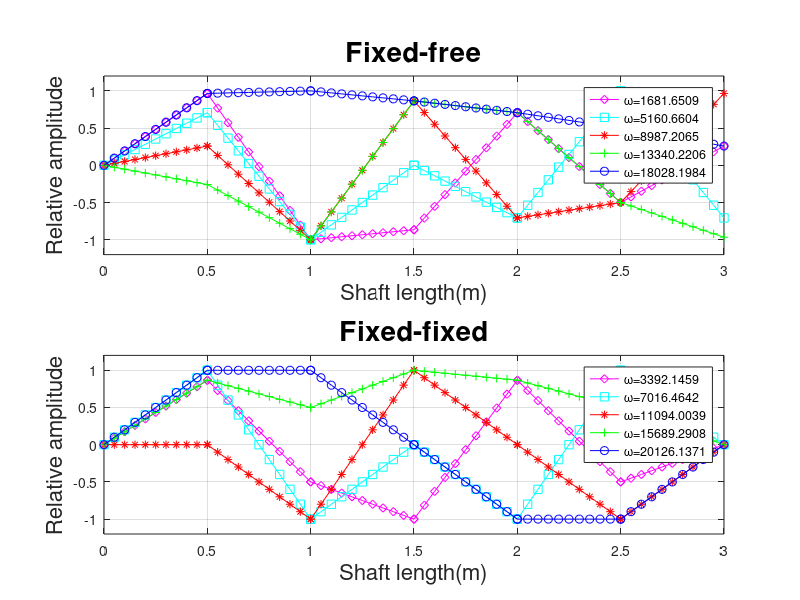
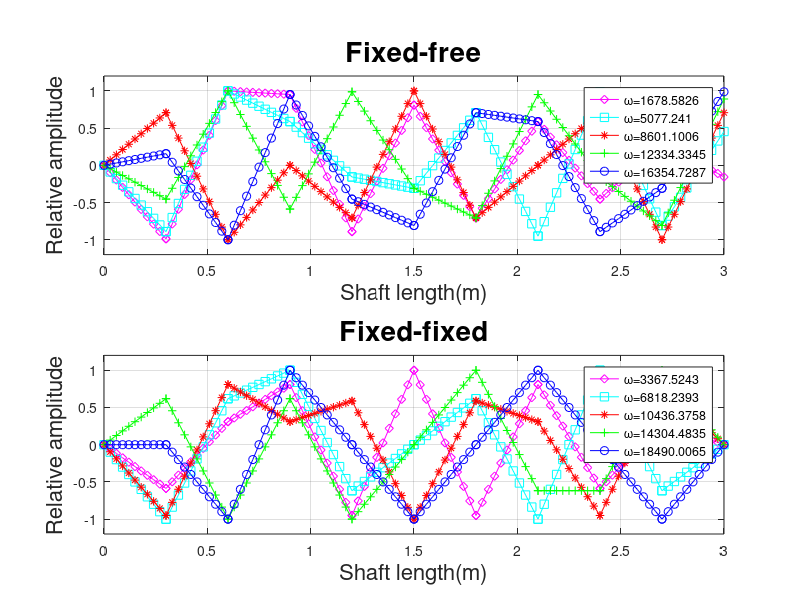
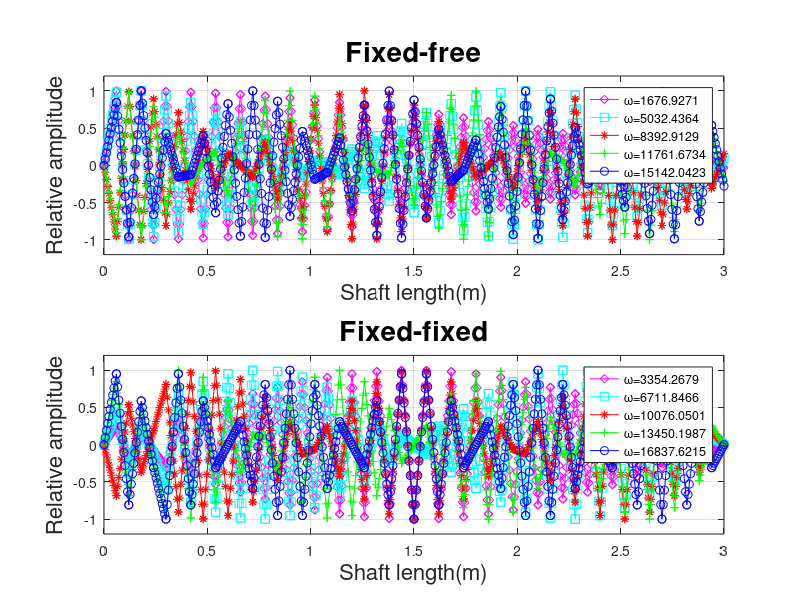
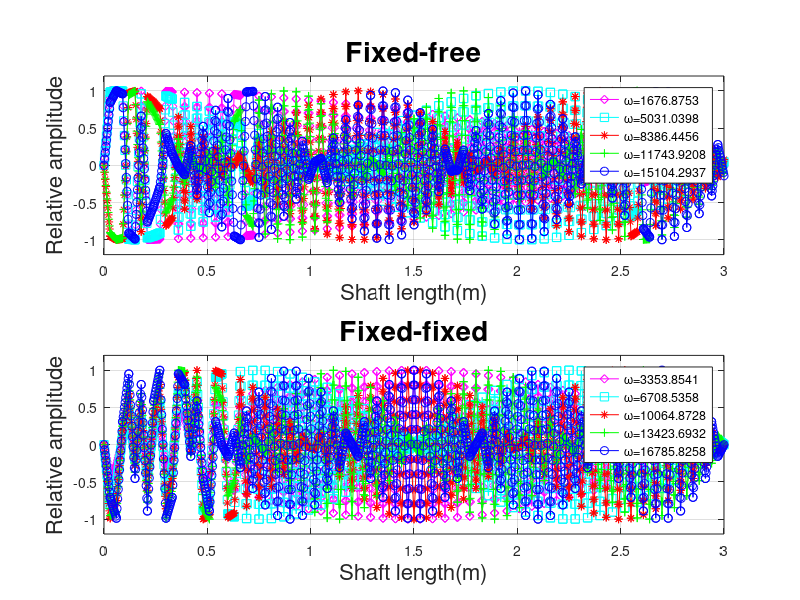

The MATLAB source for these figures, in order:
clear; clc;

%% Given Data

rho=7800; % Density % kg/m^3
G = 0.8e11; % Modulus of Rigidity % N/m^2

d = 0.03; % Diameter of Shaft % m
J = pi * d^4 / 32; % Polar Moment of Inertia of Shaft

L = 3; % Length of Shaft % m

%% Elements

nele = [6, 10, 50, 100]; % No. of Elements

%% Boundary Conditions

bc = [3, 2];
% 1: free-free ; 2:fixed-fixed ; 3:fixed-free ; 4:free-fixed

%% Mass and Stiffness Matrix Calculation

for q = 1:length(nele)
    l = L / nele(q);

%% Nodes and their Coordinates

connect = zeros(nele(q), 3); % % 1st column is element number and last two columns are nodes of that element
for i = 1:nele(q)
    connect(i,:) = [i, i, i+1];
end

coord = zeros(nele(q)+1,2); % 1st column is node number and 2nd column is coordinate of that node
for i = 1:nele(q)+1
    coord(i,:) = [i, (i-1)*l];
end

fig = figure('Name', 'Mode Shapes');
for p = 1:length(bc)
% Initializing Global Mass and Stiffness Matrices
M = zeros(nele(q)+1, nele(q)+1);
K = zeros(nele(q)+1, nele(q)+1);

% Elemental Mass and Stiffness Matrices
for i = 1:nele(q)
    nd1 = connect(i,2);
    nd2 = connect(i,3);
    x1 = coord(nd1,2);
    x2 = coord(nd2,2);
    l = x2 - x1;
    k_ele(:,:,i) = (G * J / l) * [1, -1; -1, 1];
    m_ele(:,:,i) = (rho * J * l / 6) * [2, 1; 1, 2]; % No Ip terms as there is no any disc on the shaft.
    
    % Assembly
    vec = [nd1, nd2]; % Global DOF vector for assembly
    for ii = 1:2
        for jj = 1:2
            K(vec(ii),vec(jj)) = K(vec(ii),vec(jj)) + k_ele(ii,jj,i);
            M(vec(ii),vec(jj)) = M(vec(ii),vec(jj)) + m_ele(ii,jj,i);
        end
    end
end

%% Imposing Boundary Conditions

if(bc(p) == 1) % free-free
    K_red = K;
    M_red = M;
elseif(bc(p) == 2) % fixed-fixed
    K_red = K(2:nele(q),2:nele(q));
    M_red = M(2:nele(q),2:nele(q));
elseif(bc(p) == 3) % fixed-free
    K_red = K(2:nele(q)+1,2:nele(q)+1);
    M_red = M(2:nele(q)+1,2:nele(q)+1);
elseif(bc(p) == 4) % free-fixed
    K_red = K(1:nele(q),1:nele(q));
    M_red = M(1:nele(q),1:nele(q));
end

%% Natural Frequencies and Mode Shapes

% Eigen values and vectors
D = M_red \ K_red;
[eig_vec, eig_val] = eig(D);

% Natiral Frequency and Mode Shape
w_nf = [];
mode = [];
for i = 1:size(K_red,1)
    w_nf(i) = sqrt(eig_val(i,i)); % Natural Frequency
    mode(:,i) = eig_vec(:,i) / max(abs(eig_vec(:,i))); % Normalized Mode Shape
end

[w_nf,I] = sort(w_nf);
if(bc(p) == 1) % free-free
    disp('The below natural frequencies and modes are for free-free condition of the shaft.');
elseif(bc(p) == 2) % fixed-fixed
    disp('The below natural frequencies and modes are for fixed-fixed condition of the shaft.');
elseif(bc(p) == 3) % fixed-free
    disp('The below natural frequencies and modes are for fixed-free condition of the shaft.');
elseif(bc(p) == 4) % free-fixed
    disp('The below natural frequencies and modes are for free-fixed condition of the shaft.');
end
w_nf
mode = mode(I,:)
w(1:5,q) = w_nf(1:5);

if(bc(p) == 2)
    mode = [zeros(1,size(mode,2)); mode; zeros(1,size(mode,2))];
elseif(bc(p) == 3)
    mode = [zeros(1,size(mode,2)); mode];
elseif(bc(p) == 4)
    mode = [mode; zeros(1,size(mode,2))];
end
%% Mode Shapes Plotting

mode_1 = [];
for i = 1:length(w_nf)
    phi_z=[];
    x_z = [];
    for j = 1:length(connect)
        nd1 = connect(j,2);  
        nd2 = connect(j,3);
        x1 = coord(nd1,2);
        x2 = coord(nd2,2);
        l = x2-x1;
        x = x1:l/10:x2;     %deviding each element into small element for smooth mode shape
        phi1 = mode(j,i);
        phi2 = mode(j+1,i);
        for k=1:length(x)
            z = x(k)-x1;
            N1 = 1-(z/l);
            N2 = z/l;
            phi(k)=[N1 N2]*[phi1; phi2];
        end
        phi_z = [phi_z,phi];
        x_z =[x_z,x];
    end
        
    mode_1(:,i)=phi_z; % /max(abs(phi_z));  % normalised
end

if(size(mode_1,2) < 5)
    nmode=size(mode_1,2);
else
    nmode=5;
end

set(gcf, 'Position', get(0,'Screensize'));
subplot(2,1,p)
for i = 1: nmode %length(wnf)
    if(i ==1)
        plot(x_z,mode_1(:,i), '-dm', 'DisplayName',['\omega=',num2str(w_nf(i))]);
    elseif (i ==2)
         plot(x_z,mode_1(:,i), '-sc', 'DisplayName',['\omega=',num2str(w_nf(i))]);
    elseif (i ==3)
         plot(x_z,mode_1(:,i),'-*r', 'DisplayName',['\omega=',num2str(w_nf(i))]);
    elseif (i ==4)
         plot(x_z,mode_1(:,i), '-+g', 'DisplayName',['\omega=',num2str(w_nf(i))]);
    else
         plot(x_z,mode_1(:,i), '-ob', 'DisplayName',['\omega=',num2str(w_nf(i))]);
    end
    hold on;
end

grid on;
if(bc(p) == 1) % free-free
    title('Free-free','fontsize',20);
elseif(bc(p) == 2) % fixed-fixed
    title('Fixed-fixed','fontsize',20);
elseif(bc(p) == 3) % fixed-free
    title('Fixed-free','fontsize',20);
elseif(bc(p) == 4) % free-fixed
    title('Free-fixed','fontsize',20);
end
xlabel('Shaft length(m)','fontsize',16);
ylabel('Relative amplitude','fontsize',16);
ylim([-1.2 1.2]);
legend('show');
end
if(q == 1)
saveas(fig,'mode_shape_Q7','png');
end
end

disp('Below natural frequencies up to 5th mode for 6, 10, 50 and 100 number of elements have been shown:');
disp(w);